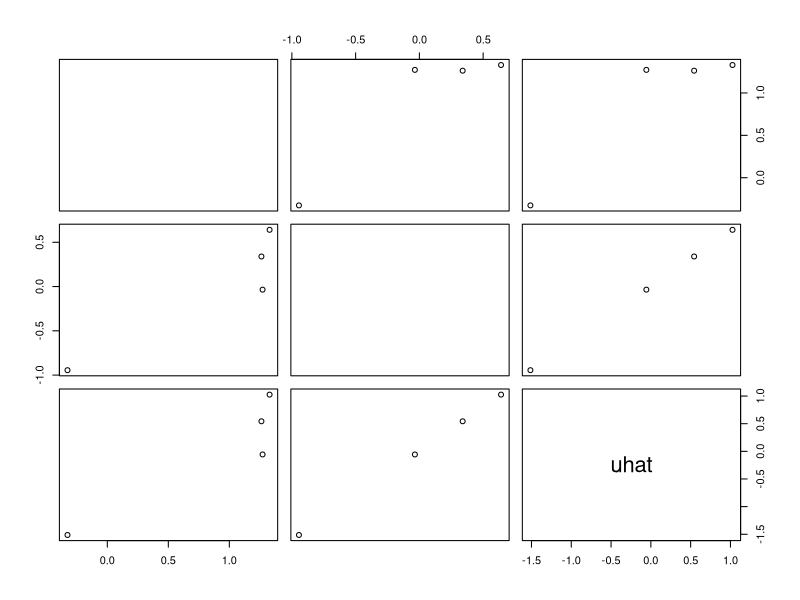
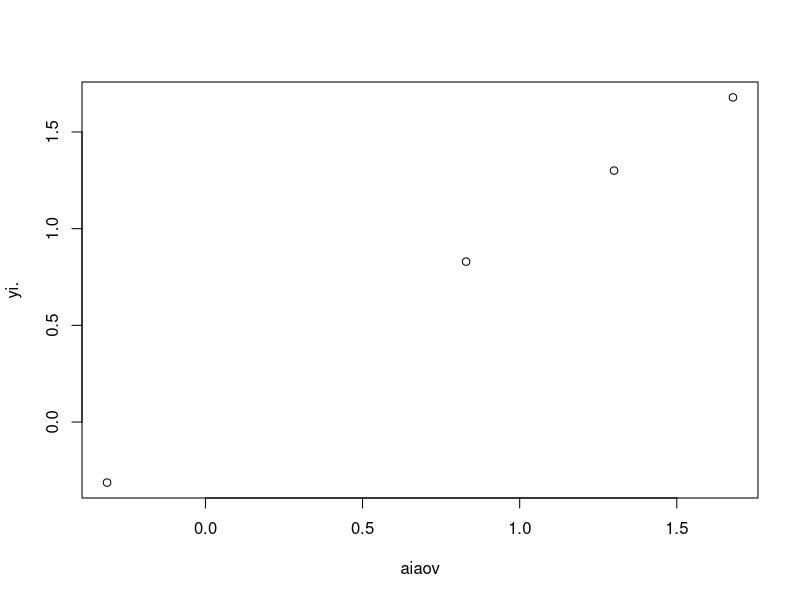

Generate these figures, in order, with R:
# Chapter 3
set.seed(0)

# eq 39
s2a = 1
s2e = 2
n = 10
a = 4

ai = matrix(rnorm(a, sd = sqrt(s2a)), ncol = 1)
eij = matrix(rnorm(a*n, sd = sqrt(s2e)), nrow = a)
yij = kronecker(matrix(1, nrow = 1, ncol = n), ai) + eij

yi. = matrix(apply(yij, 1, mean), ncol = 1)
y.. = mean(yi.)

## ANOVA
SSA = n*sum((yi. - y..)^2)
MSA = SSA/(a-1)
SSE = sum((yij - kronecker(matrix(1,nrow=1,ncol=n), yi.))^2)  
MSE = SSE/(a*(n-1))

# ANOVA hypothesis testing -> H0: s2a = 0
Ftest = MSA/MSE
pvalue = 1 - pf(Ftest, a-1, a*(n-1))

# ANOVA Variance Components estimation 
s2e = MSE
s2a = (MSA - MSE)/n

# BLUP
ati = (MSA - MSE)/MSA*(yi. - y..)


# lme4
library(lme4)
df = data.frame(y = c(yij), id = rep(1:a, n))
fm = lmer(y ~ (1|id), data = df)
uhat = fm@u
thetahat = as.data.frame(VarCorr(fm))[,'vcov']

pairs(cbind(ai, ati, uhat))

varcomps = rbind(c(s2a, s2e), thetahat)
colnames(varcomps) = c('s2a', 's2e')
rownames(varcomps) = c('ANOVA', 'lme4')
varcomps

# aov package
fm = aov(y ~ as.factor(id), data = df)
summary(fm)
Faov = summary(fm)[[1]]$`F value`[1]
# hypothesis testing
Faov; Ftest
# BLUEs 
aiaov = unname(fm$coefficients)
aiaov[-1] = aiaov[-1] + aiaov[1]
plot(aiaov, yi.); cor(aiaov, yi.)
